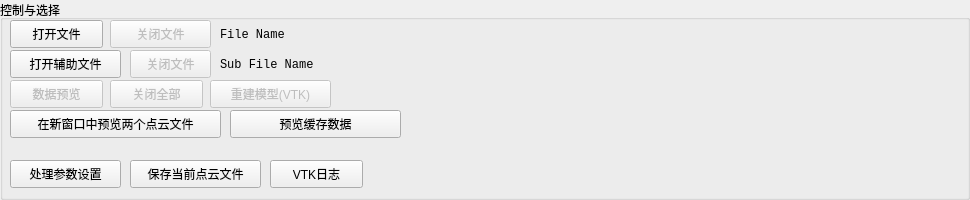
       <widget class="QGroupBox" name="groupBox_3">
        <property name="minimumSize">
         <size>
          <width>500</width>
          <height>200</height>
         </size>
        </property>
        <property name="title">
         <string>控制与选择</string>
        </property>
        <widget class="QPushButton" name="OpenFile">
         <property name="geometry">
          <rect>
           <x>10</x>
           <y>20</y>
           <width>93</width>
           <height>28</height>
          </rect>
         </property>
         <property name="text">
          <string>打开文件</string>
         </property>
        </widget>
        <widget class="QLabel" name="FileDir">
         <property name="geometry">
          <rect>
           <x>220</x>
           <y>24</y>
           <width>741</width>
           <height>21</height>
          </rect>
         </property>
         <property name="font">
          <font>
           <family>Consolas</family>
          </font>
         </property>
         <property name="text">
          <string>File Name</string>
         </property>
        </widget>
        <widget class="QPushButton" name="DataPreview">
         <property name="enabled">
          <bool>false</bool>
         </property>
         <property name="geometry">
          <rect>
           <x>10</x>
           <y>80</y>
           <width>93</width>
           <height>28</height>
          </rect>
         </property>
         <property name="text">
          <string>数据预览</string>
         </property>
        </widget>
        <widget class="QPushButton" name="butLog">
         <property name="geometry">
          <rect>
           <x>270</x>
           <y>160</y>
           <width>93</width>
           <height>28</height>
          </rect>
         </property>
         <property name="text">
          <string>VTK日志</string>
         </property>
        </widget>
        <widget class="QPushButton" name="ButRemodel">
         <property name="enabled">
          <bool>false</bool>
         </property>
         <property name="geometry">
          <rect>
           <x>210</x>
           <y>80</y>
           <width>121</width>
           <height>28</height>
          </rect>
         </property>
         <property name="text">
          <string>重建模型(VTK)</string>
         </property>
        </widget>
        <widget class="QPushButton" name="CloseFile_All">
         <property name="enabled">
          <bool>false</bool>
         </property>
         <property name="geometry">
          <rect>
           <x>110</x>
           <y>80</y>
           <width>93</width>
           <height>28</height>
          </rect>
         </property>
         <property name="text">
          <string>关闭全部</string>
         </property>
        </widget>
        <widget class="QPushButton" name="OpenFile_Sub">
         <property name="geometry">
          <rect>
           <x>10</x>
           <y>50</y>
           <width>111</width>
           <height>28</height>
          </rect>
         </property>
         <property name="text">
          <string>打开辅助文件</string>
         </property>
        </widget>
        <widget class="QLabel" name="FileDir_Sub">
         <property name="geometry">
          <rect>
           <x>220</x>
           <y>54</y>
           <width>741</width>
           <height>21</height>
          </rect>
         </property>
         <property name="font">
          <font>
           <family>Consolas</family>
          </font>
         </property>
         <property name="text">
          <string>Sub File Name</string>
         </property>
        </widget>
        <widget class="QPushButton" name="ButViewPortWindow">
         <property name="enabled">
          <bool>true</bool>
         </property>
         <property name="geometry">
          <rect>
           <x>230</x>
           <y>110</y>
           <width>171</width>
           <height>28</height>
          </rect>
         </property>
         <property name="text">
          <string>预览缓存数据</string>
         </property>
        </widget>
        <widget class="QPushButton" name="Preview2Files">
         <property name="enabled">
          <bool>true</bool>
         </property>
         <property name="geometry">
          <rect>
           <x>10</x>
           <y>110</y>
           <width>211</width>
           <height>28</height>
          </rect>
         </property>
         <property name="text">
          <string>在新窗口中预览两个点云文件</string>
         </property>
        </widget>
        <widget class="QPushButton" name="CloseFile">
         <property name="enabled">
          <bool>false</bool>
         </property>
         <property name="geometry">
          <rect>
           <x>110</x>
           <y>20</y>
           <width>101</width>
           <height>28</height>
          </rect>
         </property>
         <property name="text">
          <string>关闭文件</string>
         </property>
        </widget>
        <widget class="QPushButton" name="CloseFile_Sub">
         <property name="enabled">
          <bool>false</bool>
         </property>
         <property name="geometry">
          <rect>
           <x>130</x>
           <y>50</y>
           <width>81</width>
           <height>28</height>
          </rect>
         </property>
         <property name="text">
          <string>关闭文件</string>
         </property>
        </widget>
        <widget class="QPushButton" name="butAdvancedSettings">
         <property name="geometry">
          <rect>
           <x>10</x>
           <y>160</y>
           <width>111</width>
           <height>28</height>
          </rect>
         </property>
         <property name="text">
          <string>处理参数设置</string>
         </property>
        </widget>
        <widget class="QPushButton" name="SaveFIlePCD">
         <property name="geometry">
          <rect>
           <x>130</x>
           <y>160</y>
           <width>131</width>
           <height>28</height>
          </rect>
         </property>
         <property name="text">
          <string>保存当前点云文件</string>
         </property>
        </widget>
       </widget>
